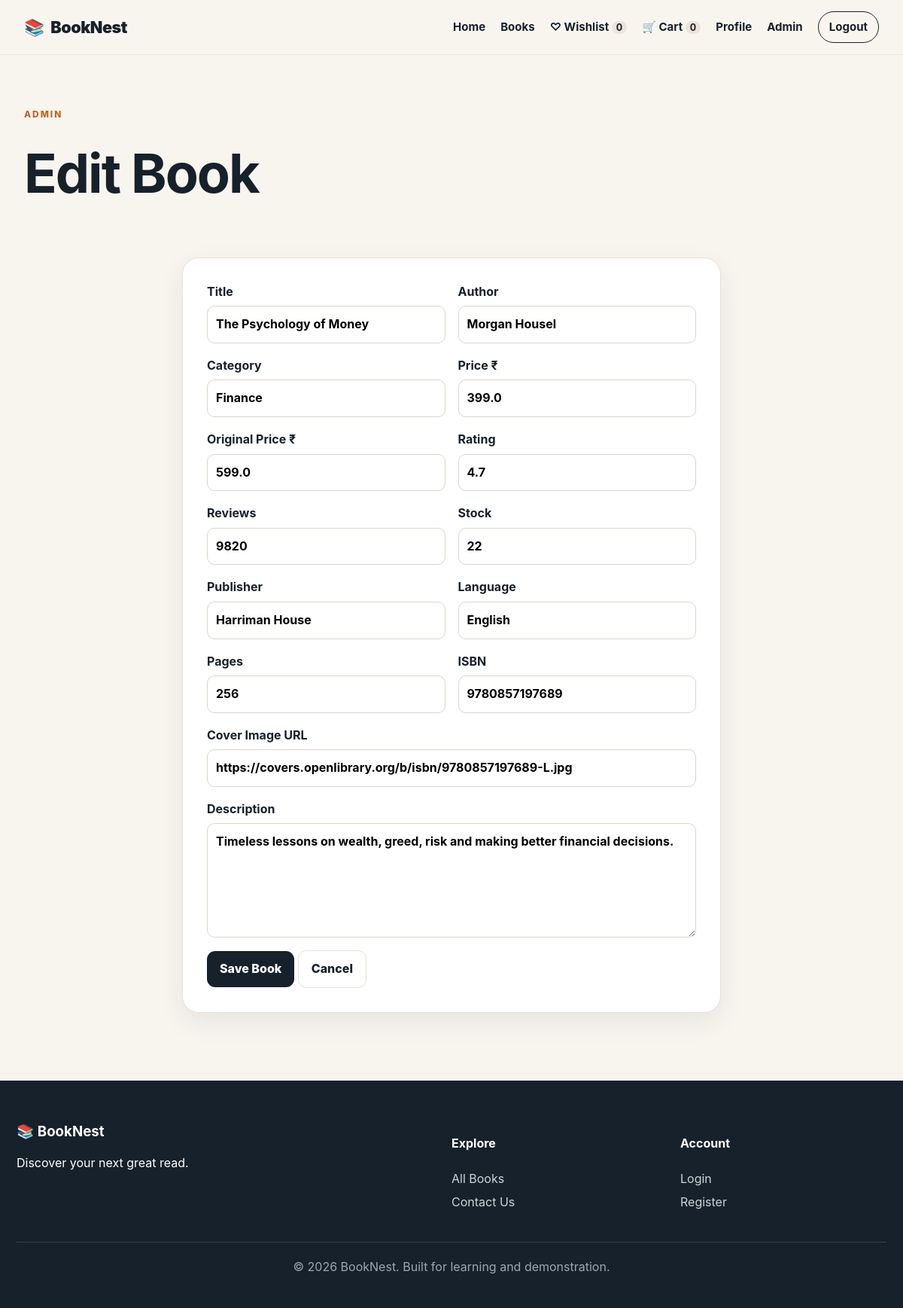
Page /admin/book/2/edit (signed in) on the committed database.
### tables this page shows
CREATE TABLE books (
        id INTEGER PRIMARY KEY AUTOINCREMENT,
        title TEXT NOT NULL,
        author TEXT NOT NULL,
        category TEXT NOT NULL,
        price REAL NOT NULL,
        original_price REAL NOT NULL,
        rating REAL DEFAULT 4.5,
        review_count INTEGER DEFAULT 0,
        description TEXT NOT NULL,
        image TEXT NOT NULL,
        stock INTEGER DEFAULT 10,
        publisher TEXT DEFAULT 'BookNest Publishing',
        language TEXT DEFAULT 'English',
        pages INTEGER DEFAULT 200,
        isbn TEXT DEFAULT ''
    );

### app.py (the view, shortened to what this page needs)
@app.route("/admin/book/<int:book_id>/edit", methods=["GET","POST"])
@admin_required
def admin_book_edit(book_id):
    conn=get_db(); book=conn.execute("SELECT * FROM books WHERE id=?",(book_id,)).fetchone()
    if not book: conn.close(); abort(404)
    conn.close(); return render_template("book_form.html",book=book)

### app.py (called while the page is built)
def get_db():
    conn = sqlite3.connect(DB_PATH)
    conn.row_factory = sqlite3.Row
    conn.execute("PRAGMA foreign_keys = ON")
    return conn

def admin_required(f):
    @wraps(f)
    def wrapper(*args, **kwargs):
        if session.get("role") != "admin":
            abort(403)
        return f(*args, **kwargs)
    return wrapper

@app.context_processor
def globals():
    cart_count = 0
    wishlist_count = 0
    if session.get("user_id"):
        conn = get_db()
        cart_count = conn.execute("SELECT COALESCE(SUM(quantity),0) FROM cart_items WHERE user_id=?", (session["user_id"],)).fetchone()[0]
        wishlist_count = conn.execute("SELECT COUNT(*) FROM wishlist_items WHERE user_id=?", (session["user_id"],)).fetchone()[0]
        conn.close()
    return {"cart_count": cart_count, "wishlist_count": wishlist_count}

### templates/book_form.html
{% extends "base.html" %}{% block title %}{{ 'Edit' if book else 'Add' }} Book | BookNest{% endblock %}{% block content %}<section class="page-head"><span class="eyebrow">ADMIN</span><h1>{{ 'Edit' if book else 'Add' }} Book</h1></section><section class="section narrow"><form class="form-card two-col" method="post">
<label>Title<input name="title" value="{{ book['title'] if book else '' }}" required></label><label>Author<input name="author" value="{{ book['author'] if book else '' }}" required></label>
<label>Category<input name="category" value="{{ book['category'] if book else '' }}" required></label><label>Price ₹<input type="number" step="0.01" name="price" value="{{ book['price'] if book else '' }}" required></label>
<label>Original Price ₹<input type="number" step="0.01" name="original_price" value="{{ book['original_price'] if book else '' }}" required></label><label>Rating<input type="number" step="0.1" max="5" name="rating" value="{{ book['rating'] if book else 4.5 }}"></label>
<label>Reviews<input type="number" name="review_count" value="{{ book['review_count'] if book else 0 }}"></label><label>Stock<input type="number" name="stock" value="{{ book['stock'] if book else 10 }}"></label>
<label>Publisher<input name="publisher" value="{{ book['publisher'] if book else 'BookNest Publishing' }}"></label><label>Language<input name="language" value="{{ book['language'] if book else 'English' }}"></label>
<label>Pages<input type="number" name="pages" value="{{ book['pages'] if book else 200 }}"></label><label>ISBN<input name="isbn" value="{{ book['isbn'] if book else '' }}"></label>
<label class="span2">Cover Image URL<input name="image" value="{{ book['image'] if book else '' }}" required></label><label class="span2">Description<textarea name="description" rows="5" required>{{ book['description'] if book else '' }}</textarea></label>
<div class="span2"><button class="btn primary">Save Book</button> <a class="btn ghost" href="{{ url_for('admin') }}">Cancel</a></div>
</form></section>{% endblock %}

### static/css/style.css (style rules this page uses)
:root { --ink:#17212b;--muted:#66727d;--cream:#f8f5ef;--paper:#fff;--gold:#d8873c;--gold2:#b96725;--line:#e8e1d6;--shadow:0 12px 35px rgba(23,33,43,.08) }
* { box-sizing:border-box }
body { margin:0;font-family:Inter,ui-sans-serif,system-ui,-apple-system,BlinkMacSystemFont,"Segoe UI",sans-serif;color:var(--ink);background:var(--cream);line-height:1.6 }
a { color:inherit;text-decoration:none }
button,input,select,textarea { font:inherit }
button { cursor:pointer }
.eyebrow { font-size:.74rem;font-weight:850;letter-spacing:2px;color:var(--gold2) }
h1,h2,h3 { line-height:1.15;margin-top:.35em }
.section { max-width:1180px;margin:70px auto;padding:0 22px }
.btn { display:inline-flex;align-items:center;justify-content:center;border:0;border-radius:11px;padding:11px 17px;font-weight:800;transition:.2s }
.btn.primary { background:var(--ink);color:#fff }
.btn.ghost { border:1px solid var(--line);background:#fff }
.page-head { max-width:1180px;margin:65px auto 0;padding:0 22px }
.page-head h1 { font-size:clamp(2.6rem,6vw,4.5rem);letter-spacing:-2px }
.filters input,.filters select,.form-card input,.form-card textarea { width:100%;border:1px solid #ddd6ca;border-radius:10px;padding:11px;background:#fff;outline:none }
.auth-card,.form-card { background:#fff;border:1px solid var(--line);border-radius:22px;padding:32px;box-shadow:var(--shadow) }
.auth-card form,.form-card { display:flex;flex-direction:column;gap:17px }
.auth-card label,.form-card label { display:flex;flex-direction:column;gap:6px;font-weight:750 }
.narrow { max-width:760px }
.two-col { display:grid;grid-template-columns:1fr 1fr }
.two-col label { min-width:0 }
.span2 { grid-column:span 2 }

### rows in the picture
books: title "The Psychology of Money", author "Morgan Housel", category "Finance", price "399.0", original_price "599.0", rating "4.7", review_count "9820", stock "22", publisher "Harriman House", language "English", pages "256", isbn "9780857197689", image "https://covers.openlibrary.org/b/isbn/9780857197689-L.jpg", description "Timeless lessons on wealth, greed, risk and making better financial decisions."

### other values in the picture
{{ wishlist_count }} "0"
{{ cart_count }} "0"
{{ 'Edit' if book else 'Add' }} "Edit"
